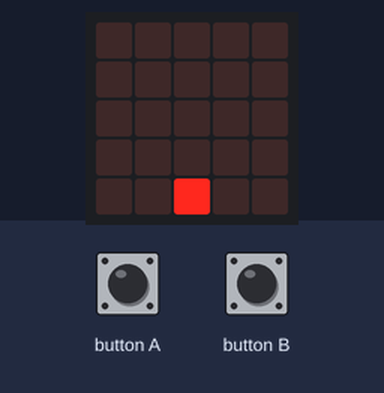
Recording of a program running on a simulated BBC micro:bit (MakeCode). Shown: the board's 5×5 LED display. The test bench sets the inputs (shaded band).

Above: at 1.26 s.
1.3 s: button A pressed for 0.15 s
At 1.56 s:
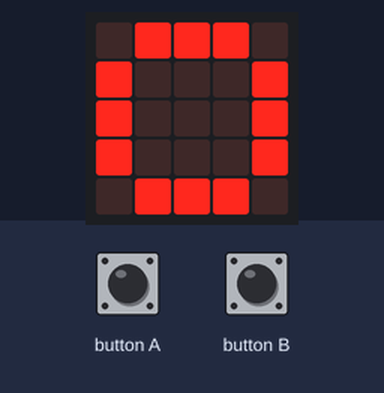
2.0 s: button B pressed for 0.15 s
At 2.47 s:
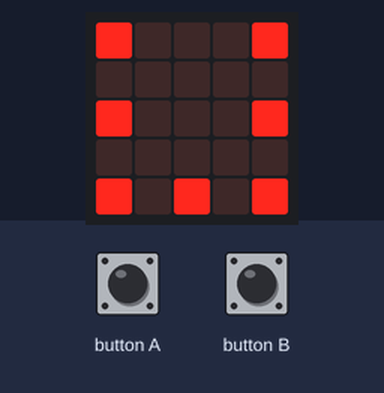
2.7 s: button A pressed for 0.15 s
At 3.32 s:
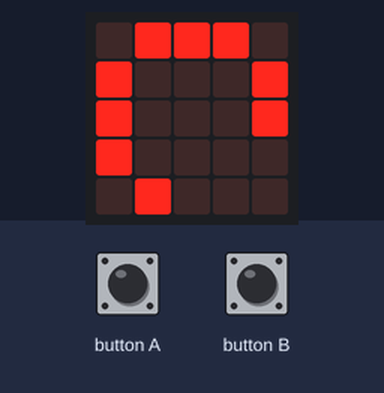
3.4 s: button B pressed for 0.15 s
At 3.63 s:
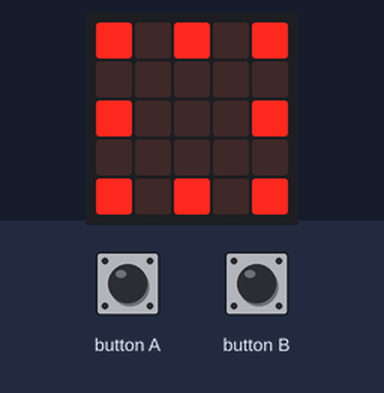
4.1 s: button A pressed for 0.15 s
At 4.38 s:
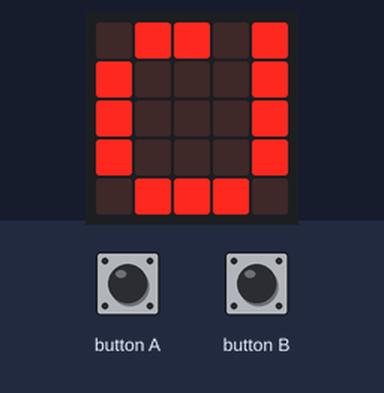
4.8 s: button B pressed for 0.15 s
At 5.22 s:
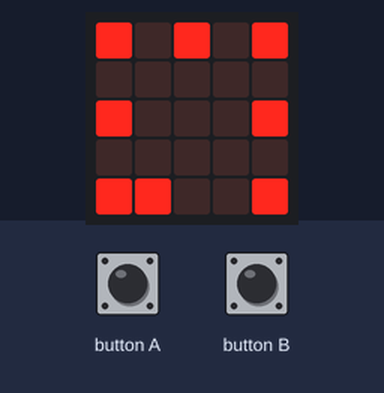
Timing chart, 0 to 7.8 s (numbered marks = the images above; inputs shaded):
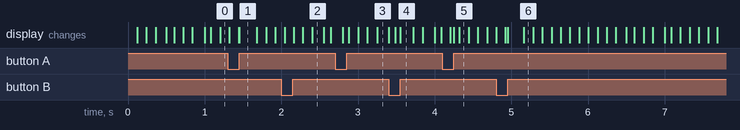

The program:

main.ts
```typescript
function 燈數 (num: number, 亮燈: boolean) {
    if (num < 6) {
        x = num - 1
        y = 0
    } else if (num >= 6 && num < 9) {
        x = 4
        y = num - 5
    } else if (num >= 9 && num < 14) {
        x = 13 - num
        y = 4
    } else if (num >= 14 && num <= 16) {
        x = 0
        y = 17 - num
    }
    if (亮燈) {
        led.plot(x, y)
    } else {
        led.unplot(x, y)
    }
}
input.onButtonPressed(Button.A, function () {
    basic.showLeds(`
        . # # # .
        # . . . #
        # . . . #
        # . . . #
        . # # # .
        `)
})
input.onButtonPressed(Button.B, function () {
    basic.showLeds(`
        # . # . #
        . . . . .
        # . . . #
        . . . . .
        # . # . #
        `)
})
let y = 0
let x = 0
let a = 0
basic.forever(function () {
    a += 1
    燈數(a - 1, false)
    if (a > 16) {
        a = 1
    }
    燈數(a, true)
    basic.pause(100)
})
```

test.ts
```typescript
// 在這裡測試；當此封包作為擴充功能時，將不會編譯此內容。
```

Measured:
- after the input at 1.3 s, the display: first differs from a run without the input after 0.15 s (image 1)
- after the input at 2.0 s, the display: first differs from a run without the input after 0.16 s (image 2 shows a later state)
- after the input at 2.7 s, the display: first differs from a run without the input after 0.18 s (image 3 shows a later state)
- after the input at 3.4 s, the display: first differs from a run without the input after 0.15 s (image 4)
- after the input at 4.1 s, the display: first differs from a run without the input after 0.15 s (image 5 shows a later state)
- after the input at 4.8 s, the display: first differs from a run without the input after 0.15 s (image 6 shows a later state)
